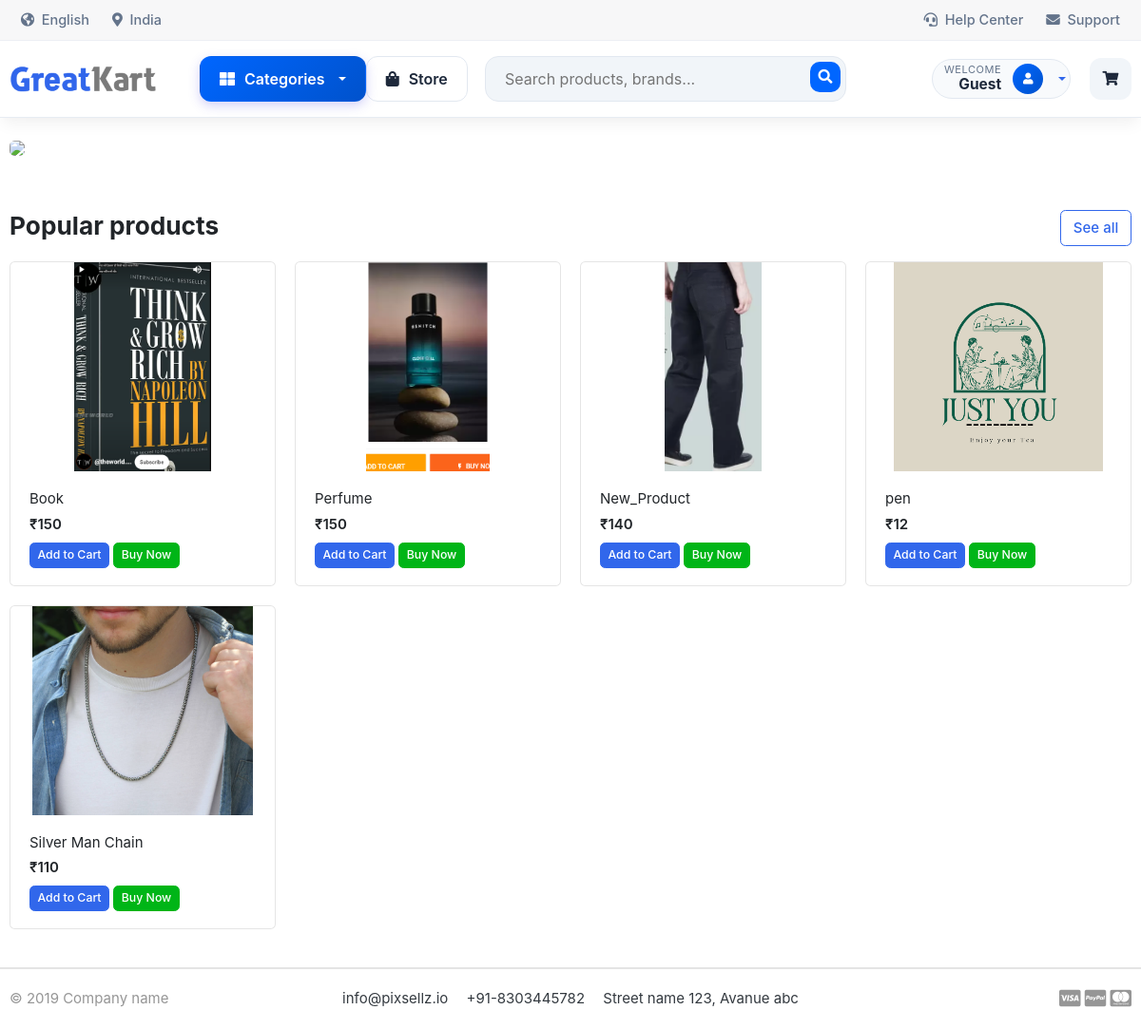
Before: / with the older database file.
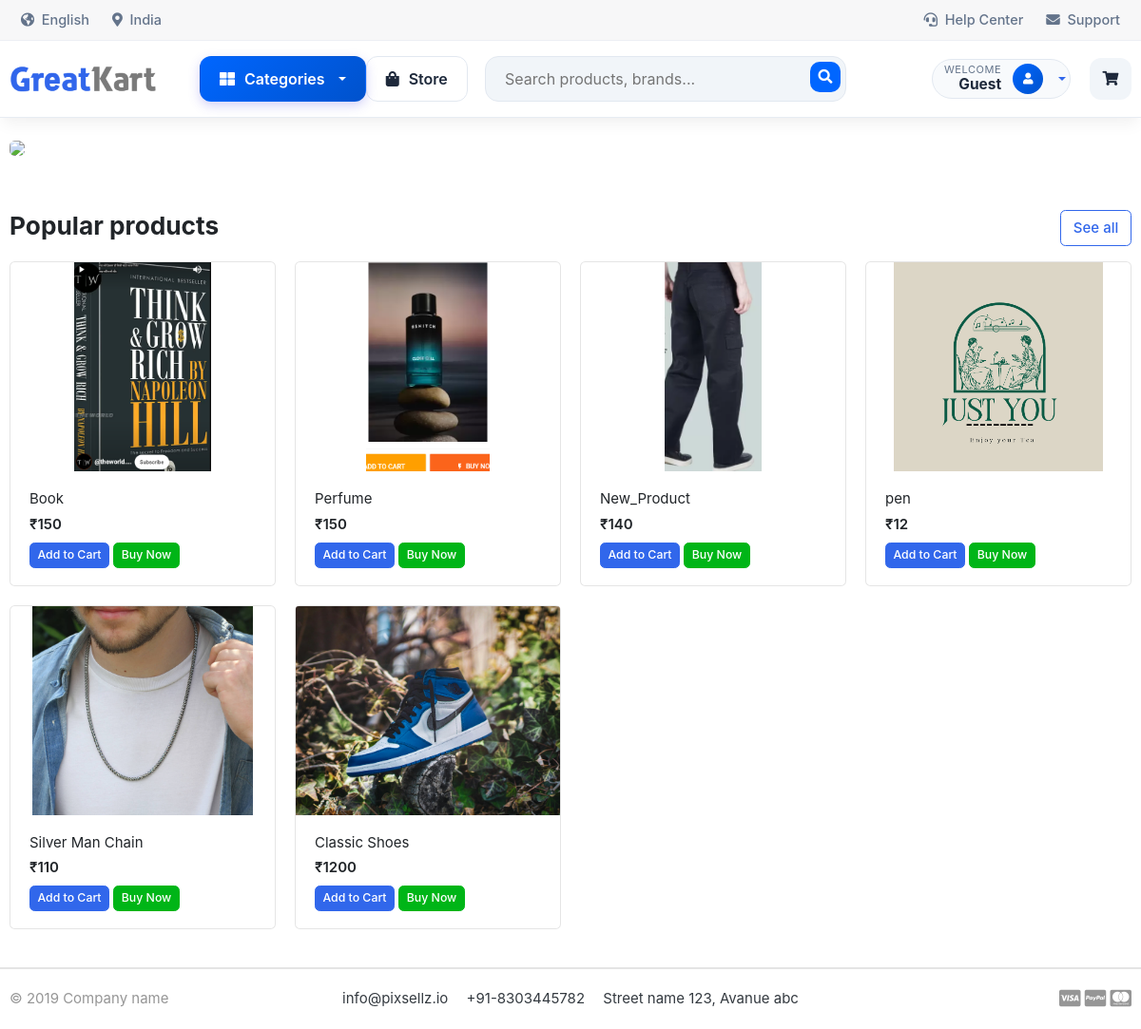
After: the same page with the newer database file.
### store/models.py (models this page shows, shortened)
class Product(models.Model):
    distributor = models.ForeignKey(
        "orders.Distributor",   # ✅ correct app
        on_delete=models.CASCADE,
        null=True,
        blank=True,
        related_name="products"
    )
    product_name = models.CharField(max_length=200)
    slug = models.SlugField(max_length=200, unique=True)
    description = models.TextField(blank=True)
    price = models.IntegerField()
    image = models.ImageField(upload_to='photos/products')
    stock = models.IntegerField()
    is_available = models.BooleanField(default=True)
    category = models.ForeignKey(Category, on_delete=models.CASCADE)
    created_date = models.DateTimeField(auto_now_add=True)
    modified_date = models.DateTimeField(auto_now=True)

### E_Commerce/views.py (the view)
# urls.py: 2. Add a URL to urlpatterns:  path('', views.home, name='home')
def home(request):
    products = Product.objects.all().filter(is_available=True)
    context={
        'products':products,
    }
    return render(request, 'E_Commerce/home.html', context)

### category/context_processors.py (called while the page is built)
def menu_categories(request):
    return {
        'menu_categories': Category.objects.all()
    }

### category/models.py (called while the page is built)
    def get_url(self):
        from django.urls import reverse
        return reverse('products_by_category', args=[self.slug])

### store/context_processors.py (called while the page is built)
def cart_count(request):
    count = 0
    if request.user.is_authenticated:
        count = CartItem.objects.filter(cart__user=request.user).count()
    return {
        'cart_count': count
    }

### templates/E_Commerce/home.html (shortened to what this page needs)
{% extends 'base.html' %}
{% load static %}
{% block content %}
<section class="section-intro padding-y-sm">
	<div class="container">
		<div class="intro-banner-wrap">
			<img src="{% static 'images/banners/1.jpg' %}" class="img-fluid rounded w-100">
		</div>
	</div>
</section>
<section class="section-name padding-y-sm">
	<div class="container">
		<header class="section-heading">
			<a href="./store.html" class="btn btn-outline-primary float-right">See all</a>
			<h3 class="section-title">Popular products</h3>
		</header>
		<div class="row">
			{% for product in products %}
			<div class="col-md-3">
				<div class="card card-product-grid">
					<a href="{% url 'product_detail' product.id %}" class="img-wrap">
						{% if product.image %}
						<img src="{{ product.image.url }}" class="img-fluid">
						{% else %}
						<img src="{% static 'images/default-product.png' %}" class="img-fluid">
						{% endif %}
					</a>
					<figcaption class="info-wrap">
						<a href="{% url 'product_detail' product.id %}" class="title">
							{{ product.product_name }}
						</a>
						<div class="price mt-1">
							₹{{ product.price }}
						</div>
						<div class="mt-2">
							<form action="{% url 'add_to_cart' product.id %}" method="POST" class="ajax-cart-form d-inline">
								<button type="submit" class="btn btn-sm btn-primary add-to-cart-btn">
									Add to Cart
								</button>
							</form>
							<a href="{% url 'product_detail' product.id %}" class="btn btn-sm btn-success">
								Buy Now
							</a>
						</div>
					</figcaption>
				</div>
			</div>
			{% endfor %}
		</div>
	</div>
</section>
{% endblock %}

Changed rows visible on the page:
added Product: image (picture), product_name "Classic Shoes", price "1200"
